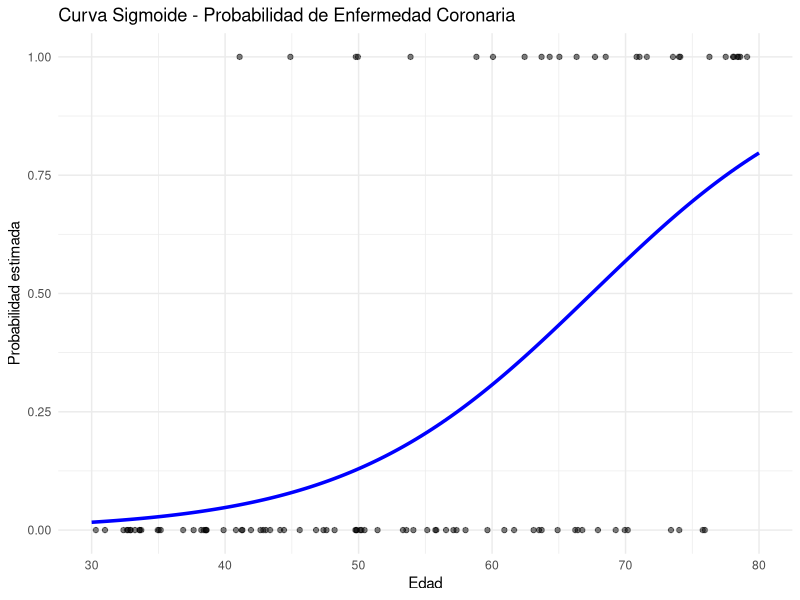

Recreate this plot in R.

# ========================================
# Simulación de datos para regresión logística
# Incluye datos de cáncer y enfermedad cardíaca
# Cálculo del MLE y gráfica de la sigmoide
# ========================================

# Librerías necesarias
library(ggplot2)
library(dplyr)

# ---------------------------
# Simulación de datos - Cáncer
# ---------------------------
set.seed(123)
n <- 100
edad_cancer <- runif(n, 30, 80)
b0_cancer <- -6
b1_cancer <- 0.1
log_odds_cancer <- b0_cancer + b1_cancer * edad_cancer
prob_cancer <- 1 / (1 + exp(-log_odds_cancer))
diagnostico_cancer <- rbinom(n, 1, prob_cancer)

datos_cancer <- data.frame(
  Edad = edad_cancer,
  Diagnostico = diagnostico_cancer
)

# ---------------------------
# Simulación de datos - Enfermedad Coronaria
# ---------------------------
edad_chd <- runif(n, 30, 80)
b0_chd <- -8
b1_chd <- 0.12
log_odds_chd <- b0_chd + b1_chd * edad_chd
prob_chd <- 1 / (1 + exp(-log_odds_chd))
diagnostico_chd <- rbinom(n, 1, prob_chd)

datos_chd <- data.frame(
  Edad = edad_chd,
  Diagnostico = diagnostico_chd
)

# ---------------------------
# Ajuste del modelo y estimación MLE
# ---------------------------
modelo_cancer <- glm(Diagnostico ~ Edad, family = binomial, data = datos_cancer)
modelo_chd <- glm(Diagnostico ~ Edad, family = binomial, data = datos_chd)

summary(modelo_cancer)
summary(modelo_chd)

# ---------------------------
# Gráfica de la curva sigmoide para CHD
# ---------------------------
edad_seq <- seq(30, 80, length.out = 300)
b0 <- coef(modelo_chd)[1]
b1 <- coef(modelo_chd)[2]
prob_pred <- 1 / (1 + exp(-(b0 + b1 * edad_seq)))

datos_sigmoide <- data.frame(Edad = edad_seq, Probabilidad = prob_pred)

ggplot() +
  geom_point(data = datos_chd, aes(x = Edad, y = Diagnostico), alpha = 0.5) +
  geom_line(data = datos_sigmoide, aes(x = Edad, y = Probabilidad), color = "blue", size = 1.2) +
  labs(title = "Curva Sigmoide - Probabilidad de Enfermedad Coronaria",
       x = "Edad",
       y = "Probabilidad estimada") +
  theme_minimal()
